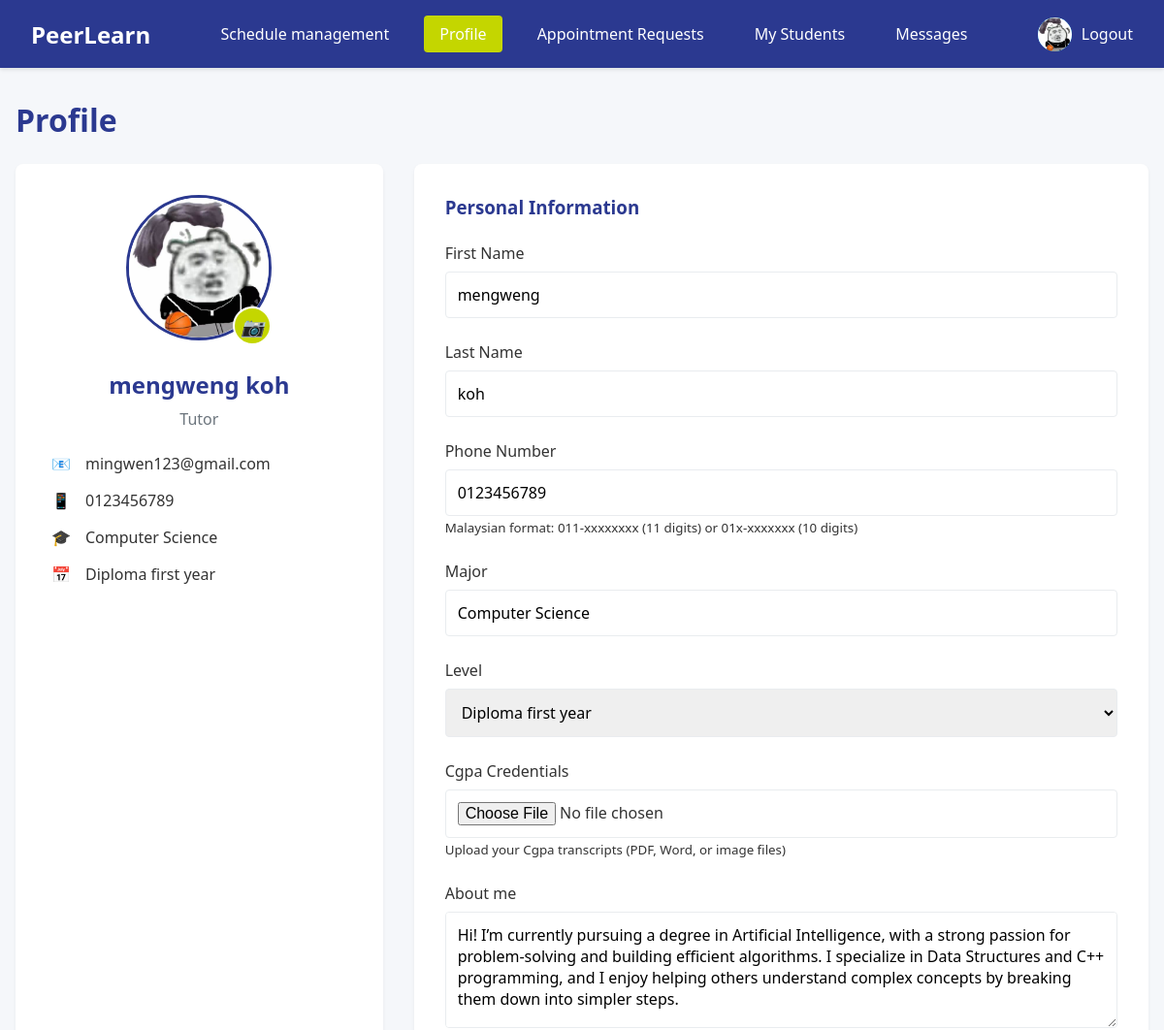
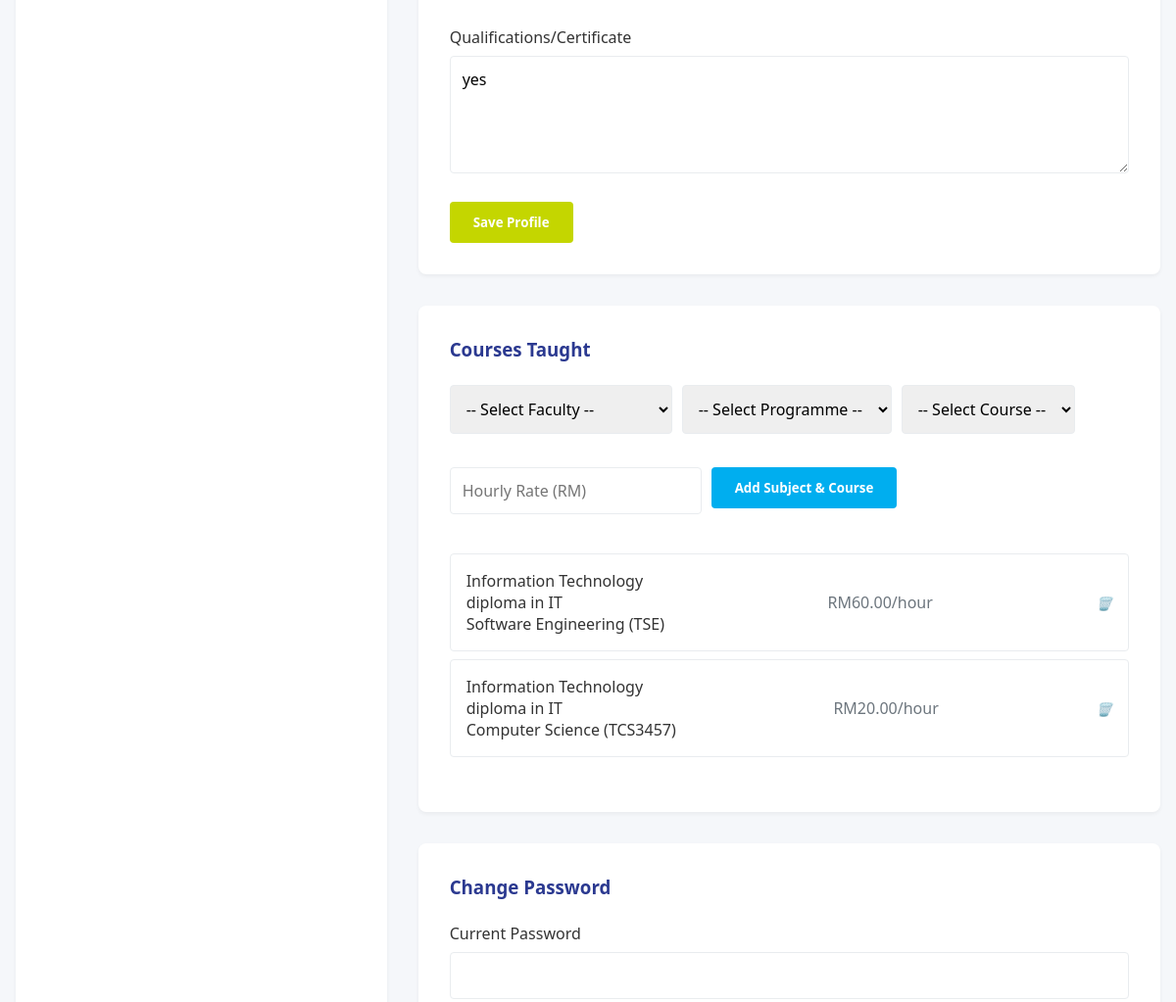
The app's page /tutor_profile.php (signed in, upper part), older data (2 pictures, top to bottom).
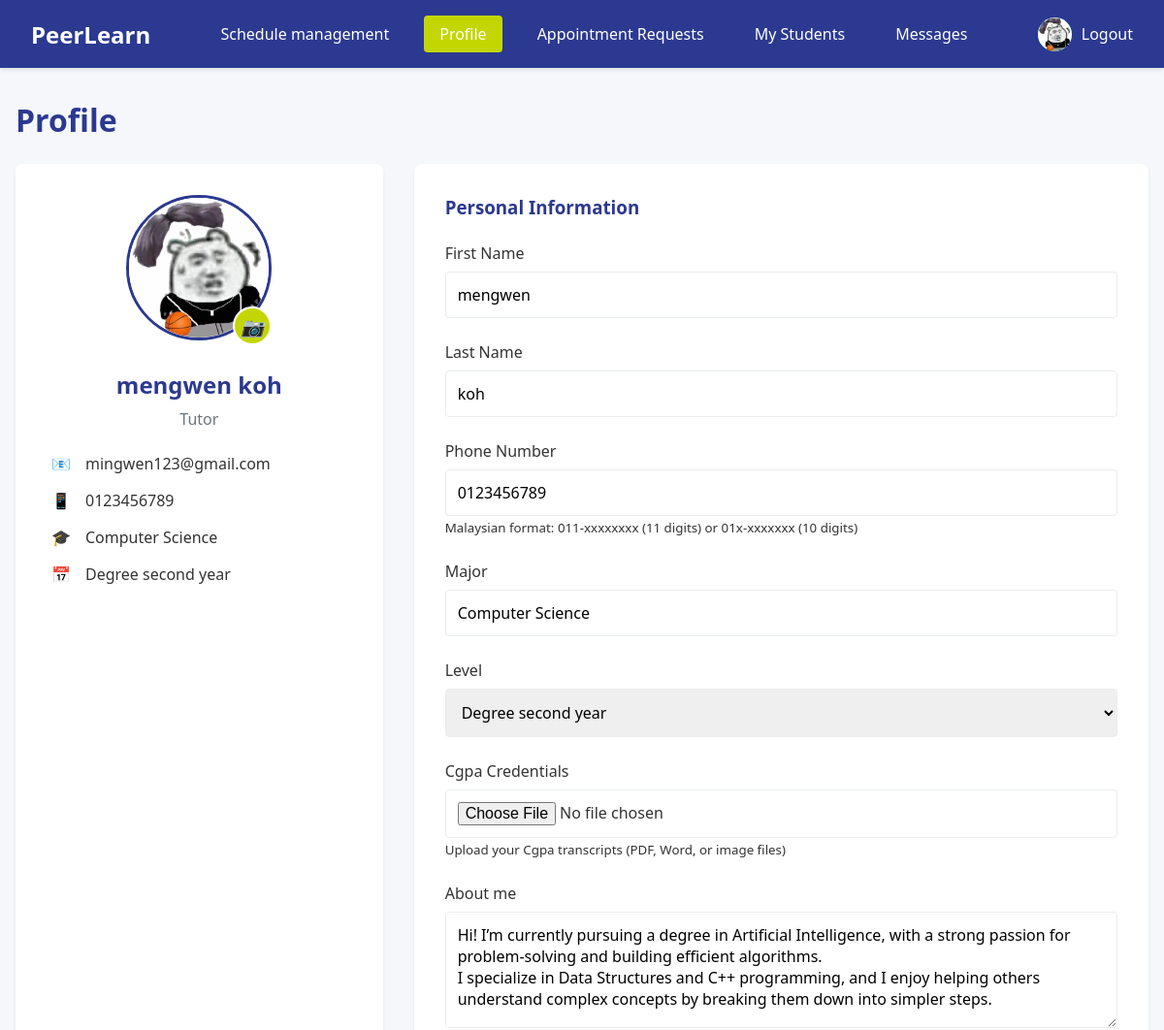
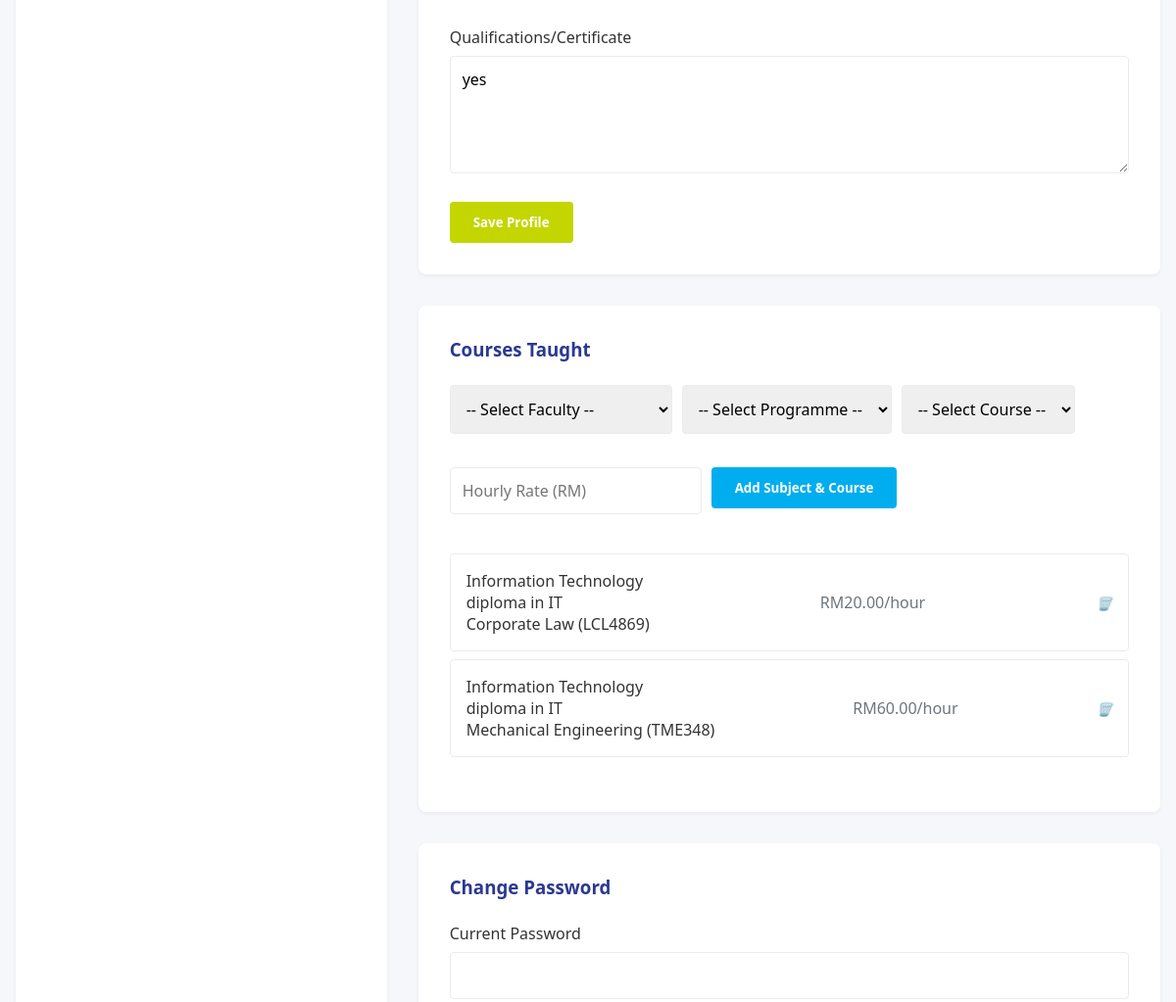
The same page, newer data (2 pictures, top to bottom).
### tables this page shows
CREATE TABLE `user` (
  `user_id` int(11) NOT NULL,
  `username` varchar(50) NOT NULL,
  `password` varchar(255) DEFAULT NULL,
  `email` varchar(100) NOT NULL,
  `role` enum('student','tutor','admin') NOT NULL,
  `first_name` varchar(50) NOT NULL,
  `last_name` varchar(50) NOT NULL,
  `phone` varchar(20) DEFAULT NULL,
  `profile_image` varchar(255) DEFAULT NULL,
  `is_active` tinyint(1) DEFAULT 1,
  `created_at` timestamp NOT NULL DEFAULT current_timestamp(),
  `last_login` datetime DEFAULT NULL
);

CREATE TABLE `tutorprofile` (
  `user_id` int(11) NOT NULL,
  `major` varchar(100) DEFAULT NULL,
  `year` varchar(50) DEFAULT NULL,
  `bio` text DEFAULT NULL,
  `qualifications` text DEFAULT NULL,
  `is_verified` tinyint(1) DEFAULT 0,
  `rating` decimal(3,2) DEFAULT 0.00,
  `total_sessions` int(11) DEFAULT 0
);

CREATE TABLE `tutorsubject` (
  `id` int(11) NOT NULL,
  `tutor_id` int(11) NOT NULL,
  `subject_id` int(11) NOT NULL,
  `course_id` int(11) DEFAULT NULL,
  `hourly_rate` decimal(10,2) NOT NULL DEFAULT 0.00,
  `programme_id` int(11) DEFAULT NULL
);

CREATE TABLE `subject` (
  `subject_id` int(11) NOT NULL,
  `subject_name` varchar(100) NOT NULL
);

CREATE TABLE `programme` (
  `programme_id` int(11) NOT NULL,
  `programme_name` varchar(100) NOT NULL,
  `programme_code` varchar(20) DEFAULT NULL,
  `subject_id` int(11) DEFAULT NULL
);

CREATE TABLE `course` (
  `course_id` int(11) NOT NULL,
  `subject_id` int(11) NOT NULL,
  `course_code` varchar(20) NOT NULL,
  `course_name` varchar(100) NOT NULL,
  `description` text DEFAULT NULL,
  `programme_id` int(11) DEFAULT NULL
);

### tutor_profile.php (the view, shortened to what the changed rows need)
<?php
require_once 'db_connection.php';
$user_id = $_SESSION['user_id'];
$tutor_subjects_query = "SELECT ts.*, s.subject_name, p.programme_name, c.course_name, c.course_code
                 FROM tutorsubject ts
                 JOIN subject s ON ts.subject_id = s.subject_id
                 LEFT JOIN programme p ON ts.programme_id = p.programme_id
                 LEFT JOIN course c ON ts.course_id = c.course_id
                 WHERE ts.tutor_id = ?";
$stmt = $conn->prepare($tutor_subjects_query);
$stmt->bind_param("i", $user_id);
$stmt->execute();
$subjects_result = $stmt->get_result();
$refresh_user_query = "SELECT u.*, tp.major, tp.year, tp.bio, tp.qualifications, tp.is_verified, cf.file_path as cgpa_file
                  FROM user u
                  LEFT JOIN tutorprofile tp ON u.user_id = tp.user_id
                  LEFT JOIN cgpa_file cf ON u.user_id = cf.user_id
                  WHERE u.user_id = ?";
$stmt = $conn->prepare($refresh_user_query);
$stmt->bind_param("i", $user_id);
$stmt->execute();
$result = $stmt->get_result();
$user = $result->fetch_assoc();
$stmt = $conn->prepare($tutor_subjects_query);
$stmt->bind_param("i", $user_id);
$stmt->execute();
$subjects_result = $stmt->get_result();
$tutor_subjects = [];
while ($subject = $subjects_result->fetch_assoc()) {
    $tutor_subjects[] = $subject;
}
$first_name = $user['first_name'];
$last_name = $user['last_name'];
$email = $user['email'];
$phone = $user['phone'] ?? '';
$major = $user['major'] ?? '';
$year = $user['year'] ?? '';
$bio = $user['bio'] ?? '';
$qualifications = $user['qualifications'] ?? '';
$profile_image = $user['profile_image'] ?? '';
?>
<!DOCTYPE html>
<html lang="en">
<head>
</head>
<body>
    <nav class="navbar">
        <div class="user-menu">
            <div class="user-avatar">
                <?php if($profile_image): ?>
                <img src="<?php echo htmlspecialchars($profile_image); ?>" alt="Profile">
                <?php else: ?>
                <?php echo strtoupper(substr($first_name, 0, 1)); ?>
                <?php endif; ?>
            </div>
        </div>
    </nav>
    <main>
        <h1 class="page-title">Profile</h1>
        <div class="profile-container">
            <div class="profile-sidebar">
                <div class="profile-image-container">
                    <?php if($profile_image): ?>
                    <img src="<?php echo htmlspecialchars($profile_image); ?>" alt="Profile" class="profile-image">
                    <?php else: ?>
                    <div class="profile-image-placeholder"><?php echo strtoupper(substr($first_name, 0, 1)); ?></div>
                    <?php endif; ?>
                    <label for="profile_image_upload" class="edit-profile-image">
                        <i>📷</i>
                    </label>
                </div>
                <h2 class="profile-name"><?php echo htmlspecialchars($first_name . ' ' . $last_name); ?></h2>
                <p class="profile-role">Tutor</p>
                <div class="profile-info">
                    <div class="info-item">
                        <div class="info-icon">📧</div>
                        <div class="info-text"><?php echo htmlspecialchars($email); ?></div>
                    </div>
                    <div class="info-item">
                        <div class="info-icon">📱</div>
                        <div class="info-text"><?php echo $phone ? htmlspecialchars($phone) : 'Not Set'; ?></div>
                    </div>
                    <div class="info-item">
                        <div class="info-icon">🎓</div>
                        <div class="info-text"><?php echo $major ? htmlspecialchars($major) : 'Not Set'; ?></div>
                    </div>
                    <div class="info-item">
                        <div class="info-icon">📅</div>
                        <div class="info-text"><?php echo $year ? htmlspecialchars($year) : 'Not Set'; ?></div>
                    </div>
                </div>
            </div>
            <div class="profile-content">
                <div class="profile-section">
                    <form action="" method="post" enctype="multipart/form-data">
                        <div class="form-group">
                            <label for="first_name">First Name</label>
                            <input type="text" class="form-control" id="first_name" name="first_name" value="<?php echo htmlspecialchars($first_name); ?>" required>
                        </div>
                        <div class="form-group">
                            <label for="last_name">Last Name</label>
                            <input type="text" class="form-control" id="last_name" name="last_name" value="<?php echo htmlspecialchars($last_name); ?>" required>
                        </div>
                        <div class="form-group">
                            <label for="phone">Phone Number</label>
                            <input type="tel" class="form-control" id="phone" name="phone" value="<?php echo htmlspecialchars($phone); ?>">
                            <small class="form-text text-muted">Malaysian format: 011-xxxxxxxx (11 digits) or 01x-xxxxxxx (10 digits)</small>
                        </div>
                        <div class="form-group">
                            <label for="major">Major</label>
                            <input type="text" class="form-control" id="major" name="major" value="<?php echo htmlspecialchars($major); ?>">
                        </div>
                        <div class="form-group">
                             <label for="year">Level</label>
                             <select class="form-control" id="year" name="year">
                             <option value="Diploma first year" <?php echo $year == 'Diploma first year' ? 'selected' : ''; ?>>Diploma first year</option>
                             <option value="Degree second year" <?php echo $year == 'Degree second year' ? 'selected' : ''; ?>>Degree second year</option>
                             </select>
                        </div>
                        <div class="form-group">
                            <label for="bio">About me</label>
                            <textarea class="form-control" id="bio" name="bio" placeholder="Introduce yourself, including your teaching style, experience, etc."><?php echo htmlspecialchars($bio); ?></textarea>
                        </div>
                        <div class="form-group">
                            <label for="qualifications">Qualifications/Certificate</label>
                            <textarea class="form-control" id="qualifications" name="qualifications" placeholder="List your academic achievements, certifications, or relevant experience"><?php echo htmlspecialchars($qualifications); ?></textarea>
                        </div>
                    </form>
                </div>
                <div class="profile-section">
                    <?php if(empty($tutor_subjects)): ?>
                    <p>You haven't added any subjects yet. Please use the form above to add subjects you can teach.</p>
                    <?php else: ?>
                    <div class="subject-list">
                        <?php foreach($tutor_subjects as $subject): ?>
                            <div class="subject-item">
                            <div class="subject-info">
                                <div class="subject-name"><?php echo htmlspecialchars($subject['subject_name']); ?></div>
                                <div class="programme-name"><?php echo htmlspecialchars($subject['programme_name']); ?></div>
                                <?php if(!empty($subject['course_name'])): ?>
                                <div class="course-name"><?php echo htmlspecialchars($subject['course_name']); ?> (<?php echo htmlspecialchars($subject['course_code']); ?>)</div>
                                <?php endif; ?>
                            </div>
                            <div class="subject-rate">RM<?php echo htmlspecialchars($subject['hourly_rate']); ?>/hour</div>
                            <div class="subject-actions">
                                <form action="" method="post" style="display: inline;">
                                    <button type="submit" onclick="return confirm('Are you sure you want to remove this subject?')">
                                        <i>🗑️</i>
                                    </button>
                                </form>
                            </div>
                        </div>
                        <?php endforeach; ?>
                    </div>
                    <?php endif; ?>
                </div>
            </div>
        </div>
    </main>
</body>
</html>

Row changes from the older to the newer data that the page shows:
removed tutorsubject: subject.subject_name "Information Technology", programme.programme_name "diploma in IT", course.course_name "Software Engineering", course.course_code "TSE", hourly_rate "60.00"
removed tutorsubject: subject.subject_name "Information Technology", programme.programme_name "diploma in IT", course.course_name "Computer Science", course.course_code "TCS3457", hourly_rate "20.00"
changed user "mingwen123@gmail.com": first_name+last_name "mengweng koh" → "mengwen koh"; tutorprofile.year "Diploma first year" → "Degree second year"; first_name "mengweng" → "mengwen"
changed tutorprofile: year "Diploma first year" → "Degree second year"
added tutorsubject: subject.subject_name "Information Technology", programme.programme_name "diploma in IT", course.course_name "Corporate Law", course.course_code "LCL4869", hourly_rate "20.00"
added tutorsubject: subject.subject_name "Information Technology", programme.programme_name "diploma in IT", course.course_name "Mechanical Engineering", course.course_code "TME348", hourly_rate "60.00"
